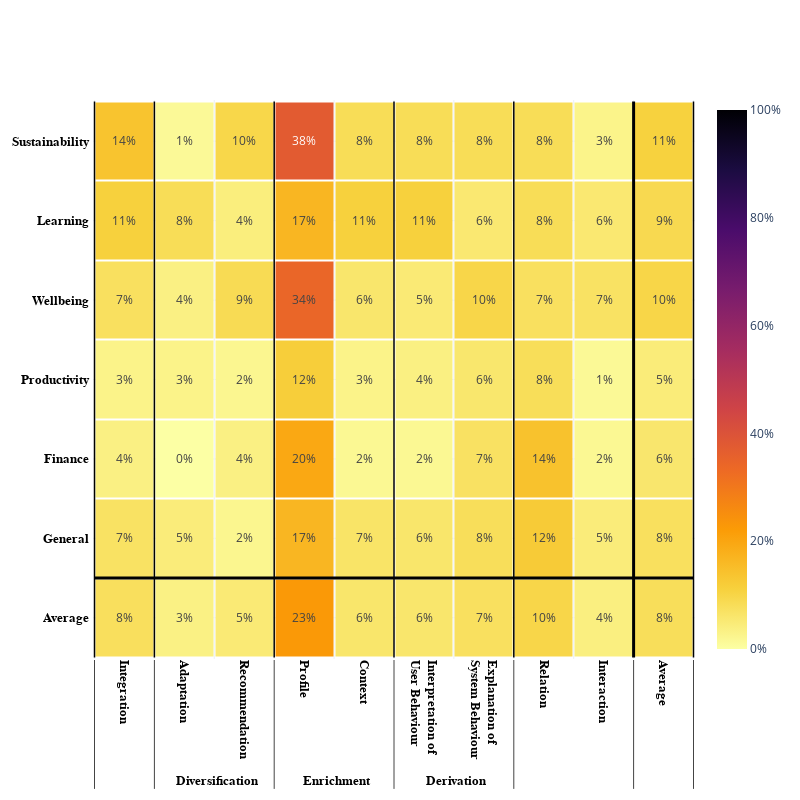

Notebook code cell kept with this figure:
### Code cell
# fig 17b Mean of all domains
def create_heatmap_mean_domain(df):
    feature_type = 'Cross-Cutting'
    domain_order = ['Sustainability', 'Learning', 'Wellbeing', 'Productivity', 'Finance', 'General']

    # reverse the order
    domain_order = domain_order[::-1]

    # group by domain and calculate the mean
    df_grouped_phase = df.T.groupby(level='domain').mean().T.groupby(level=['feat', 'middlefeat', 'subfeat']).mean().T

    # reorder based on domain order
    df_grouped_phase = df_grouped_phase.reindex(domain_order)

    # convert to 2D array for heatmap
    heatmap_data = df_grouped_phase.values

    # Compute row and column averages
    row_averages = np.mean(heatmap_data, axis=1, keepdims=True)
    col_averages = np.mean(heatmap_data, axis=0, keepdims=True)
    overall_average = np.mean(heatmap_data)

    # Append row averages to heatmap_data
    heatmap_data_with_row_avg = np.hstack([heatmap_data, row_averages])

    # Create new row with column averages and overall average
    new_row = np.append(col_averages, overall_average).reshape(1, -1)

    # Append new row to data
    heatmap_data_final = np.vstack([new_row, heatmap_data_with_row_avg])

    # Add average to the front of the domain order
    domain_order = ['Average'] + domain_order

    # Prepare the axis labels
    feat_subfeat_list = [
        [' ', 'Diversification', 'Diversification', 'Enrichment', 'Enrichment', 'Derivation', 'Derivation', '\u2062',
         '\u2062', '   '],
        ['Integration', 'Adaptation', 'Recommendation', 'Profile', 'Context',
         'Interpretation of<br>User Behaviour', 'Explanation of<br>System Behaviour',
         'Relation',
         'Interaction', 'Average']]

    # Create the heatmap
    fig = go.Figure(data=go.Heatmap(
        z=heatmap_data_final,  # Updated values for the heatmap
        x=feat_subfeat_list,  # X-axis labels (Features/Subfeatures)
        y=[x + ' ' for x in domain_order],  # Y-axis labels (Domains)
        colorscale='Inferno_r',
        zmin=0, zmax=1, xgap=2, ygap=2,
        colorbar=dict(
            tickformat='.0%'  # Set formatting to percentages
        ),
        texttemplate="%{z:.0%}",  #texttemplate="%{text}",
    ))

    # Anpassen des Layouts
    fig.update_layout(
        template='plotly_white', height=800, width=800,
        # make x label 90 degree
        xaxis_tickangle=90,
        # make xaxis title bold
        xaxis_title_font=dict(weight='bold')
    )

    # make font bold
    fig.update_xaxes(tickfont=dict(family='Arial', size=13, color='black', weight='bold'))
    fig.update_yaxes(tickfont=dict(family='Arial', size=13, color='black', weight='bold'))
    
    # get number of rows and columns for placing lines in the heatmap
    n_rows, n_cols = heatmap_data.shape
    n_rows = n_rows + 1

    # Add vertical lines between all cells for left/right borders
    for i in range(n_cols + 2):
        feat_labels = feat_subfeat_list[0]
        if i == n_cols: # bold line for mean
            fig.add_shape(
                type="line",
                x0=i - 0.5, y0=-0.5, x1=i - 0.5, y1=n_rows - 0.5,
                line=dict(color="black", width=3),
            )
        elif i < n_cols and i != 0: # line between feature-classes
            if feat_labels[i - 1] != feat_labels[i]:
                fig.add_shape(
                    type="line",
                    x0=i - 0.5, y0=-0.5, x1=i - 0.5, y1=n_rows - 0.5,
                    line=dict(color="black", width=1.5),
                )
        else: # first and last line
            fig.add_shape(
                type="line",
                x0=i - 0.5, y0=-0.5, x1=i - 0.5, y1=n_rows - 0.5,
                line=dict(color="black", width=1.5),
            )
    
    # add one horizontal line for the mean
    fig.add_shape(
        type="line",
        x0=-0.5, y0=1 - 0.5, x1=n_cols + 1 - 0.5, y1=1 - 0.5,
        line=dict(color="black", width=3),
    )
    
    # add annotation for the overall classes
    fig.add_annotation(
        x=0.5,  # Relative x-position
        y=-0.307,  # Position above the x-axis
        text="|\u2009               System                |                    Knowledge                    |\u200A          Social        \u200A|              |",
        showarrow=False,
        xref="paper",
        yref="paper",
        font=dict(size=14, color="black", family="Arial", weight="bold"),
        align="center",
    )
    
    # show image
    fig.show()

    # safe image as pdf and png
    fig.write_image(f'../images/pdf/17B_{feature_type}_Features_Distribution_in_all_domains_new_heatmap.pdf')
    fig.write_image(f'../images/png/17B_{feature_type}_Features_Distribution_in_all_domains_new_heatmap.png')


create_heatmap_mean_domain(df_cross_cutting)

### Figure 1 — Plotly figure (JSON) as saved in the notebook; plotly's stock layout.template omitted (floating-point values rounded to 4 significant figures)
{"data": [{"colorbar": {"tickformat": ".0%"}, "colorscale": [[0.0, "#fcffa4"], [0.1111, "#f7d13d"], [0.2222, "#fb9b06"], [0.3333, "#ed6925"], [0.4444, "#cf4446"], [0.5556, "#a52c60"], [0.6667, "#781c6d"], [0.7778, "#4a0c6b"], [0.8889, "#1b0c41"], [1.0, "#000004"]], "texttemplate": "%{z:.0%}", "x": [[" ", "Diversification", "Diversification", "Enrichment", "Enrichment", "Derivation", "Derivation", "", "", "   "], ["Integration", "Adaptation", "Recommendation", "Profile", "Context", "Interpretation of<br>User Behaviour", "Explanation of<br>System Behaviour", "Relation", "Interaction", "Average"]], "xgap": 2, "y": ["Average ", "General ", "Finance ", "Productivity ", "Wellbeing ", "Learning ", "Sustainability "], "ygap": 2, "z": [[0.07668, 0.03469, 0.05099, 0.2276, 0.06129, 0.06015, 0.07454, 0.09794, 0.03851, 0.08026], [0.07045, 0.04545, 0.02273, 0.1659, 0.06591, 0.06136, 0.07955, 0.1227, 0.04545, 0.07551], [0.03571, 0.0, 0.03571, 0.1964, 0.01786, 0.01786, 0.07143, 0.1429, 0.01786, 0.05952], [0.02941, 0.02941, 0.02206, 0.1176, 0.02941, 0.03676, 0.05882, 0.08088, 0.01471, 0.04657], [0.07452, 0.03606, 0.08654, 0.3438, 0.0601, 0.05048, 0.09856, 0.07452, 0.06971, 0.09936], [0.1111, 0.08333, 0.04167, 0.1667, 0.1111, 0.1111, 0.05556, 0.08333, 0.05556, 0.09105], [0.1389, 0.01389, 0.09722, 0.375, 0.08333, 0.08333, 0.08333, 0.08333, 0.02778, 0.1096]], "zmax": 1, "zmin": 0, "type": "heatmap"}], "layout": {"xaxis": {"title": {"font": {"weight": "bold"}}, "tickangle": 90, "tickfont": {"family": "Arial", "size": 13, "color": "black", "weight": "bold"}}, "height": 800, "width": 800, "yaxis": {"tickfont": {"family": "Arial", "size": 13, "color": "black", "weight": "bold"}}, "shapes": [{"line": {"color": "black", "width": 1.5}, "type": "line", "x0": -0.5, "x1": -0.5, "y0": -0.5, "y1": 6.5}, {"line": {"color": "black", "width": 1.5}, "type": "line", "x0": 0.5, "x1": 0.5, "y0": -0.5, "y1": 6.5}, {"line": {"color": "black", "width": 1.5}, "type": "line", "x0": 2.5, "x1": 2.5, "y0": -0.5, "y1": 6.5}, {"line": {"color": "black", "width": 1.5}, "type": "line", "x0": 4.5, "x1": 4.5, "y0": -0.5, "y1": 6.5}, {"line": {"color": "black", "width": 1.5}, "type": "line", "x0": 6.5, "x1": 6.5, "y0": -0.5, "y1": 6.5}, {"line": {"color": "black", "width": 3}, "type": "line", "x0": 8.5, "x1": 8.5, "y0": -0.5, "y1": 6.5}, {"line": {"color": "black", "width": 1.5}, "type": "line", "x0": 9.5, "x1": 9.5, "y0": -0.5, "y1": 6.5}, {"line": {"color": "black", "width": 3}, "type": "line", "x0": -0.5, "x1": 9.5, "y0": 0.5, "y1": 0.5}], "annotations": [{"align": "center", "font": {"color": "black", "family": "Arial", "size": 14, "weight": "bold"}, "showarrow": false, "text": "|                System                |                    Knowledge                    |           Social         |              |", "x": 0.5, "xref": "paper", "y": -0.307, "yref": "paper"}]}}
